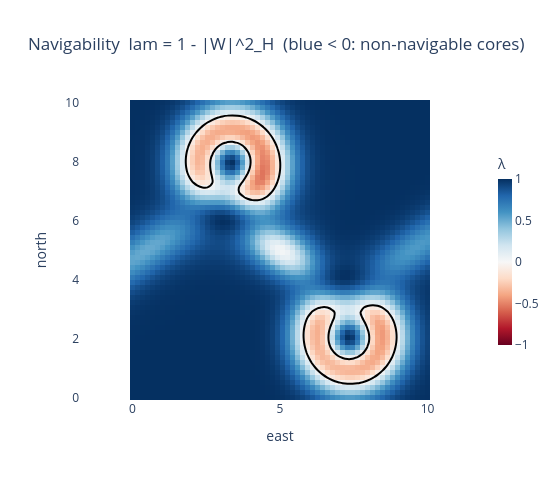

Source (notebook cell):
### Markdown cell above
### Navigability: where the glider can and cannot go

Because the glider is slow, the strong cores of the eddies are genuinely non-navigable:
$\lambda = 1 - \lVert W\rVert_H^2 < 0$ there. This is not a defect to hide — it is the
reason a slow vehicle must route *with* the flow. HAM's metric stays well-posed in these
regions (a smooth squash caps the effective current), so the planner simply avoids them.

### Code cell
n = 60
ax = np.linspace(0, 10, n)
pts = jnp.array([[x, y, 0.05] for x in ax for y in ax])
lam = np.array(navigability_map(medium, glider, pts, t=t_show)).reshape(n, n)

fig = go.Figure(go.Heatmap(
    x=ax, y=ax, z=lam.T, colorscale="RdBu", zmid=0.0, zmin=-1, zmax=1,
    colorbar=dict(title="λ", thickness=14, len=0.7)))
fig.add_trace(go.Contour(x=ax, y=ax, z=lam.T, showscale=False,
                         contours=dict(start=0, end=0, coloring="none"),
                         line=dict(color="black", width=2), hoverinfo="skip"))
fig.update_layout(title="Navigability  lam = 1 - |W|^2_H  (blue < 0: non-navigable cores)",
                  height=480, width=560, xaxis_title="east", yaxis_title="north",
                  paper_bgcolor="white", plot_bgcolor="white",
                  yaxis=dict(scaleanchor="x", scaleratio=1))
fig.show()

### Figure 1 — Plotly figure (JSON) as saved in the notebook; plotly's stock layout.template omitted (floating-point values rounded to 4 significant figures; data arrays with more than 128 entries replaced by an {"elided": "..."} marker saying what was removed)
{"data": [{"colorbar": {"len": 0.7, "thickness": 14, "title": {"text": "λ"}}, "colorscale": [[0.0, "rgb(103,0,31)"], [0.1, "rgb(178,24,43)"], [0.2, "rgb(214,96,77)"], [0.3, "rgb(244,165,130)"], [0.4, "rgb(253,219,199)"], [0.5, "rgb(247,247,247)"], [0.6, "rgb(209,229,240)"], [0.7, "rgb(146,197,222)"], [0.8, "rgb(67,147,195)"], [0.9, "rgb(33,102,172)"], [1.0, "rgb(5,48,97)"]], "type": "heatmap", "x": [0.0, 0.1695, 0.339, 0.5085, 0.678, 0.8475, 1.017, 1.186, 1.356, 1.525, 1.695, 1.864, 2.034, 2.203, 2.373, 2.542, 2.712, 2.881, 3.051, 3.22, 3.39, 3.559, 3.729, 3.898, 4.068, 4.237, 4.407, 4.576, 4.746, 4.915, 5.085, 5.254, 5.424, 5.593, 5.763, 5.932, 6.102, 6.271, 6.441, 6.61, 6.78, 6.949, 7.119, 7.288, 7.458, 7.627, 7.797, 7.966, 8.136, 8.305, 8.475, 8.644, 8.814, 8.983, 9.153, 9.322, 9.492, 9.661, 9.831, 10.0], "y": [0.0, 0.1695, 0.339, 0.5085, 0.678, 0.8475, 1.017, 1.186, 1.356, 1.525, 1.695, 1.864, 2.034, 2.203, 2.373, 2.542, 2.712, 2.881, 3.051, 3.22, 3.39, 3.559, 3.729, 3.898, 4.068, 4.237, 4.407, 4.576, 4.746, 4.915, 5.085, 5.254, 5.424, 5.593, 5.763, 5.932, 6.102, 6.271, 6.441, 6.61, 6.78, 6.949, 7.119, 7.288, 7.458, 7.627, 7.797, 7.966, 8.136, 8.305, 8.475, 8.644, 8.814, 8.983, 9.153, 9.322, 9.492, 9.661, 9.831, 10.0], "z": {"elided": "60x60 float values"}, "zmax": 1, "zmid": 0.0, "zmin": -1}, {"contours": {"coloring": "none", "end": 0, "start": 0}, "hoverinfo": "skip", "line": {"color": "black", "width": 2}, "showscale": false, "type": "contour", "x": [0.0, 0.1695, 0.339, 0.5085, 0.678, 0.8475, 1.017, 1.186, 1.356, 1.525, 1.695, 1.864, 2.034, 2.203, 2.373, 2.542, 2.712, 2.881, 3.051, 3.22, 3.39, 3.559, 3.729, 3.898, 4.068, 4.237, 4.407, 4.576, 4.746, 4.915, 5.085, 5.254, 5.424, 5.593, 5.763, 5.932, 6.102, 6.271, 6.441, 6.61, 6.78, 6.949, 7.119, 7.288, 7.458, 7.627, 7.797, 7.966, 8.136, 8.305, 8.475, 8.644, 8.814, 8.983, 9.153, 9.322, 9.492, 9.661, 9.831, 10.0], "y": [0.0, 0.1695, 0.339, 0.5085, 0.678, 0.8475, 1.017, 1.186, 1.356, 1.525, 1.695, 1.864, 2.034, 2.203, 2.373, 2.542, 2.712, 2.881, 3.051, 3.22, 3.39, 3.559, 3.729, 3.898, 4.068, 4.237, 4.407, 4.576, 4.746, 4.915, 5.085, 5.254, 5.424, 5.593, 5.763, 5.932, 6.102, 6.271, 6.441, 6.61, 6.78, 6.949, 7.119, 7.288, 7.458, 7.627, 7.797, 7.966, 8.136, 8.305, 8.475, 8.644, 8.814, 8.983, 9.153, 9.322, 9.492, 9.661, 9.831, 10.0], "z": {"elided": "60x60 float values"}}], "layout": {"height": 480, "paper_bgcolor": "white", "plot_bgcolor": "white", "title": {"text": "Navigability  lam = 1 - |W|^2_H  (blue < 0: non-navigable cores)"}, "width": 560, "xaxis": {"title": {"text": "east"}}, "yaxis": {"scaleanchor": "x", "scaleratio": 1, "title": {"text": "north"}}}}
